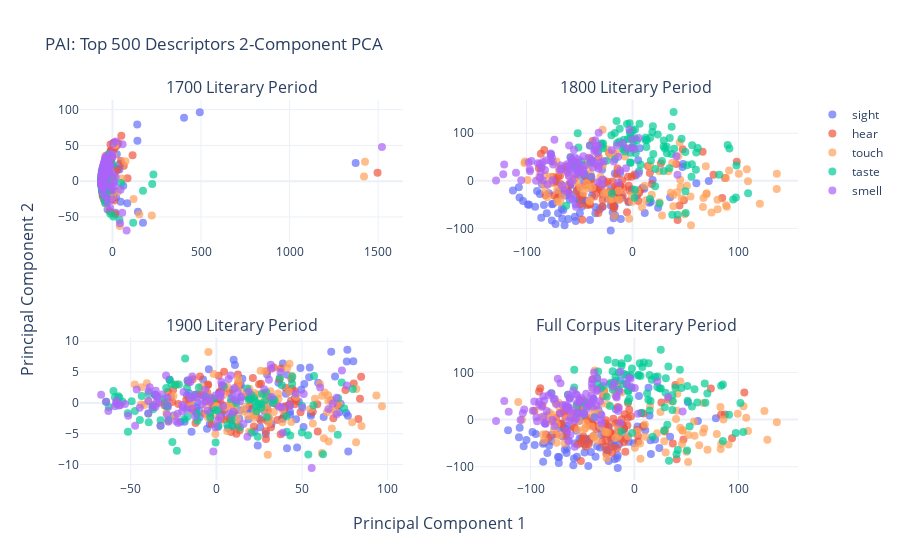
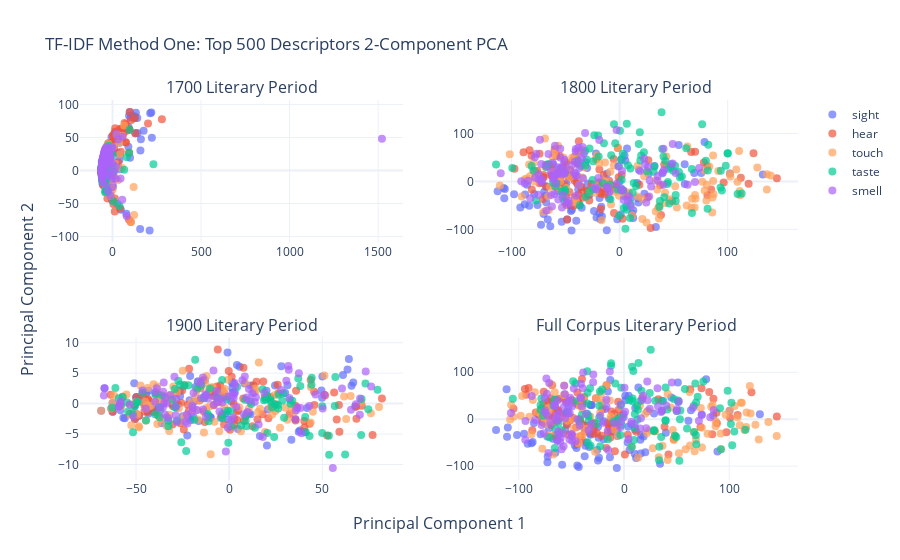
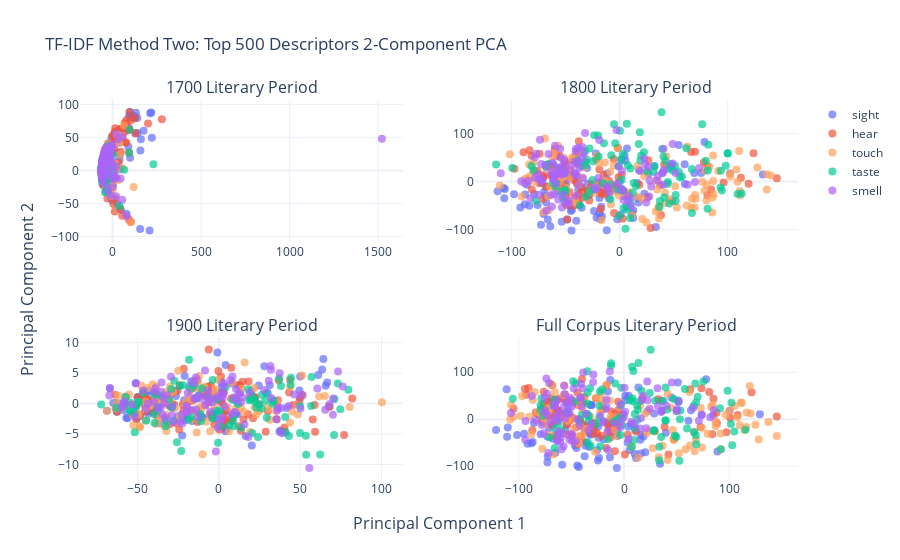
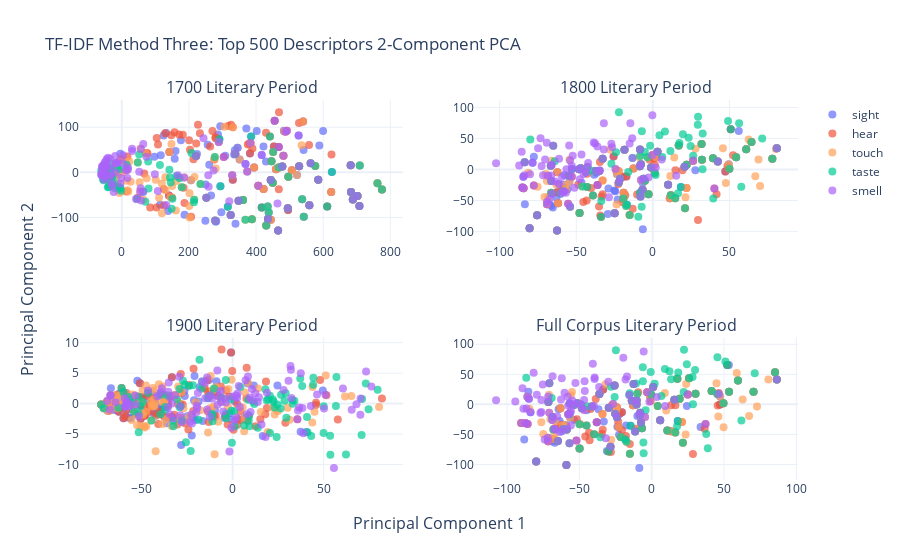

Source (notebook cell) for these figures, in order:
### Markdown cell above
## Top 500 Descriptors

### Code cell
file_names = ['PAI_None', 'TF-IDF_method_one', 'TF-IDF_method_two', 'TF-IDF_method_three', 'TF-IDF_method_four']
method_names = ['PAI', 'TF-IDF Method One', 'TF-IDF Method Two', 'TF-IDF Method Three', 'TF-IDF Method Four']

for index, file_name in enumerate(file_names):
    fig = make_subplots(rows=2,
                    cols=2,
                    x_title='Principal Component 1',
                    y_title='Principal Component 2',
                    subplot_titles=("1700 Literary Period", "1800 Literary Period", "1900 Literary Period", "Full Corpus Literary Period"))
    positions = [(1,1), (1,2), (2,1), (2,2)]
    legend = []
    for num, period in enumerate(PERIODS): 
        all_top_descriptors = read_file('../git_data/' + period + '/' + period + '_all_top_descriptors_500_' +  file_names[index] + '.pickle')
        for sense in SENSES: 
            fig.add_trace(
                go.Scatter(x=all_top_descriptors[all_top_descriptors["modality"] == sense]["Principal Component 1"],
                           y=all_top_descriptors[all_top_descriptors["modality"] == sense]["Principal Component 2"],
                           mode = 'markers',
                           name = sense,
                           marker=dict(size=8,opacity=0.7),
                           showlegend=False if period != "full_corpus" else True,
                           marker_color=color_map[sense]),
                row=positions[num][0], 
                col=positions[num][1],
            )
            legend.append(sense)

    fig.update_layout(template="plotly_white",
                      title_text=method_names[index] + ': Top 500 Descriptors 2-Component PCA')
    
    fig.write_html('../visuals/' + file_names[index] + "_500_top_descriptors_scatter.html")
    # fig.write_image("visuals/" + file_names[index] + "_500_top_descriptors_scatter.pdf")
    fig.show()
